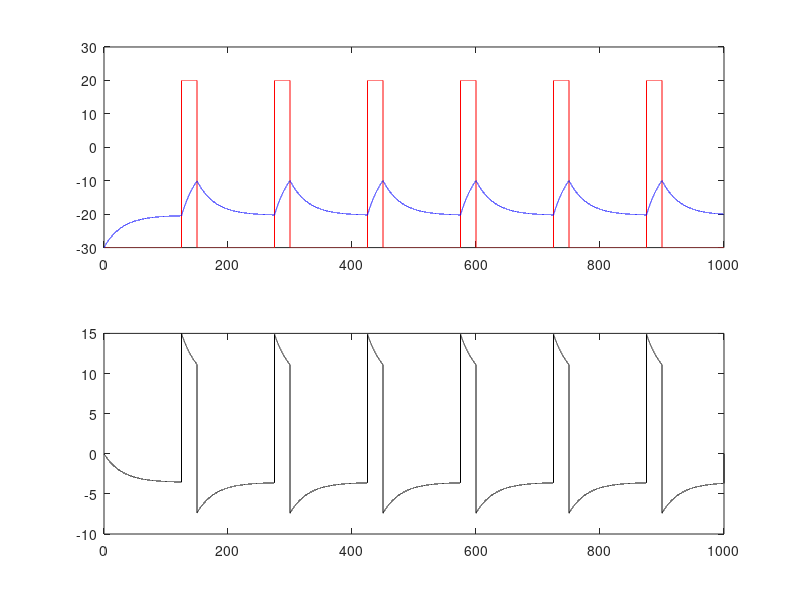

MATLAB code for this plot:
%This simple program models the membrane completely passively, with just a
%leak conductance and capacitance
Vrest = -30e-3;
C = 30e-12;
Gl = 1/1.5e9;
GJ = 370e-12;
Iin = 10e-12;

duration = 1;
deltat = 0.01e-3;
numpoints = round(duration/deltat);
xaxis = deltat:deltat:duration;

Vstim = ones(1,numpoints)*Vrest;
Vout = ones(1,numpoints)*Vrest;
Igap = zeros(1,numpoints);

A = 50e-3;
D = 25e-3;
T = 150e-3;
numspikes = floor(duration/T);

for i = 1:numspikes
    index = round((T*i - D)/(deltat));
    for j = 1:round(D/deltat);
        Vstim(1,index + j) = Vstim(1,index + j) + A;
    end
end

for i = 1:numpoints-1
    Igap(1,i) = GJ*(Vstim(1,i) - Vout(1,i));
    Ileak = Gl*(Vout(1,i) - Vrest);
    dV = (Iin + Igap(1,i) - Ileak)/C;
    Vout(1,i+1) = Vout(1,i) + dV*deltat;
end

subplot(2,1,1),plot(xaxis*1e3,Vstim*1e3,'r',xaxis*1e3,Vout*1e3,'b')
hold on
subplot(2,1,2),plot(xaxis*1e3,Igap*1e12,'k')
hold on